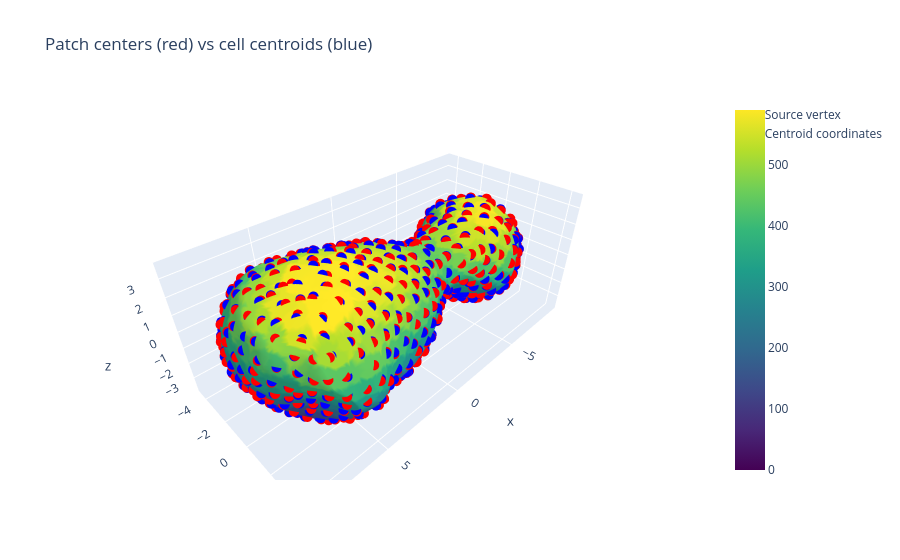

Here is the notebook cell this chart was saved with:
### Code cell
fig = go.Figure(data=[
    go.Mesh3d(
        x=mesh.v[:,0], y=mesh.v[:,1], z=mesh.v[:,2],
        i=mesh.f[:,0], j=mesh.f[:,1], k=mesh.f[:,2],
        intensity=mesh.cell_label_field,
        colorscale='Viridis',
        showscale=True,   # adds colorbar
        name="Surface"
    ),
    go.Scatter3d(
        # x=centroid_coords[:,0], y=centroid_coords[:,1], z=centroid_coords[:,2],
        x=mesh.v[cell_center_vertices,0], y=mesh.v[cell_center_vertices,1], z=mesh.v[cell_center_vertices,2],
        mode='markers',
        marker=dict(size=6, color='red', symbol='circle'),
        name="Source vertex"
    ),
    go.Scatter3d(
        # x=centroid_coords[:,0], y=centroid_coords[:,1], z=centroid_coords[:,2],
        x=centroids[:,0], y=centroids[:,1], z=centroids[:,2],
        mode='markers',
        marker=dict(size=6, color='blue', symbol='circle'),
        name="Centroid coordinates"
    )
])

fig.update_layout(
    scene=dict(aspectmode='data'),
    title="Patch centers (red) vs cell centroids (blue)"
)

fig.show()

### Figure 1 — Plotly figure (JSON) as saved in the notebook; plotly's stock layout.template omitted (floating-point values rounded to 4 significant figures; data arrays with more than 128 entries replaced by an {"elided": "..."} marker saying what was removed)
{"data": [{"colorscale": [[0, "#440154"], [0.1111, "#482878"], [0.2222, "#3e4989"], [0.3333, "#31688e"], [0.4444, "#26828e"], [0.5556, "#1f9e89"], [0.6667, "#35b779"], [0.7778, "#6ece58"], [0.8889, "#b5de2b"], [1, "#fde725"]], "i": {"elided": "35998 int values"}, "intensity": {"elided": "18001 int values"}, "j": {"elided": "35998 int values"}, "k": {"elided": "35998 int values"}, "name": "Surface", "showscale": true, "type": "mesh3d", "x": {"elided": "18001 float values"}, "y": {"elided": "18001 float values"}, "z": {"elided": "18001 float values"}}, {"marker": {"color": "red", "size": 6, "symbol": "circle"}, "mode": "markers", "name": "Source vertex", "type": "scatter3d", "x": {"elided": "590 float values"}, "y": {"elided": "590 float values"}, "z": {"elided": "590 float values"}}, {"marker": {"color": "blue", "size": 6, "symbol": "circle"}, "mode": "markers", "name": "Centroid coordinates", "type": "scatter3d", "x": {"elided": "590 float values"}, "y": {"elided": "590 float values"}, "z": {"elided": "590 float values"}}], "layout": {"scene": {"aspectmode": "data"}, "title": {"text": "Patch centers (red) vs cell centroids (blue)"}}}
